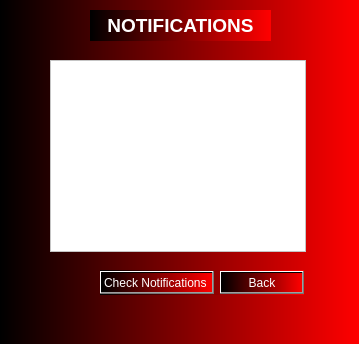
<?xml version="1.0" encoding="UTF-8"?>
<ui version="4.0">
 <class>UserCheckNotifications</class>
 <widget class="QDialog" name="UserCheckNotifications">
  <property name="geometry">
   <rect>
    <x>0</x>
    <y>0</y>
    <width>359</width>
    <height>344</height>
   </rect>
  </property>
  <property name="windowTitle">
   <string>Dialog</string>
  </property>
  <property name="styleSheet">
   <string notr="true">font: 8pt &quot;MS Reference Sans Serif&quot;;
background-color: qlineargradient(spread:pad, x1:0, y1:0, x2:1, y2:0, stop:0 rgba(0, 0, 0), stop:1 rgba(255, 0, 0));
color: rgb(255, 255, 255);</string>
  </property>
  <widget class="QLabel" name="label">
   <property name="geometry">
    <rect>
     <x>90</x>
     <y>10</y>
     <width>181</width>
     <height>31</height>
    </rect>
   </property>
   <property name="styleSheet">
    <string notr="true">font: 8pt &quot;MS Reference Sans Serif&quot;;</string>
   </property>
   <property name="text">
    <string>&lt;html&gt;&lt;head/&gt;&lt;body&gt;&lt;p align=&quot;center&quot;&gt;&lt;span style=&quot; font-size:14pt; font-weight:600;&quot;&gt;NOTIFICATIONS&lt;/span&gt;&lt;/p&gt;&lt;/body&gt;&lt;/html&gt;</string>
   </property>
  </widget>
  <widget class="QTextBrowser" name="textBrowser">
   <property name="geometry">
    <rect>
     <x>50</x>
     <y>60</y>
     <width>256</width>
     <height>192</height>
    </rect>
   </property>
   <property name="styleSheet">
    <string notr="true">background-color: rgb(255, 255, 255);
font: 10pt &quot;MS Reference Sans Serif&quot;;
color: rgb(0, 0, 0);</string>
   </property>
  </widget>
  <widget class="QWidget" name="">
   <property name="geometry">
    <rect>
     <x>100</x>
     <y>270</y>
     <width>204</width>
     <height>25</height>
    </rect>
   </property>
   <layout class="QHBoxLayout" name="horizontalLayout">
    <item>
     <widget class="QPushButton" name="pushButton_Notification">
      <property name="text">
       <string>Check Notifications </string>
      </property>
     </widget>
    </item>
    <item>
     <widget class="QPushButton" name="pushButton_2">
      <property name="text">
       <string>Back</string>
      </property>
     </widget>
    </item>
   </layout>
  </widget>
 </widget>
 <resources/>
 <connections/>
</ui>
